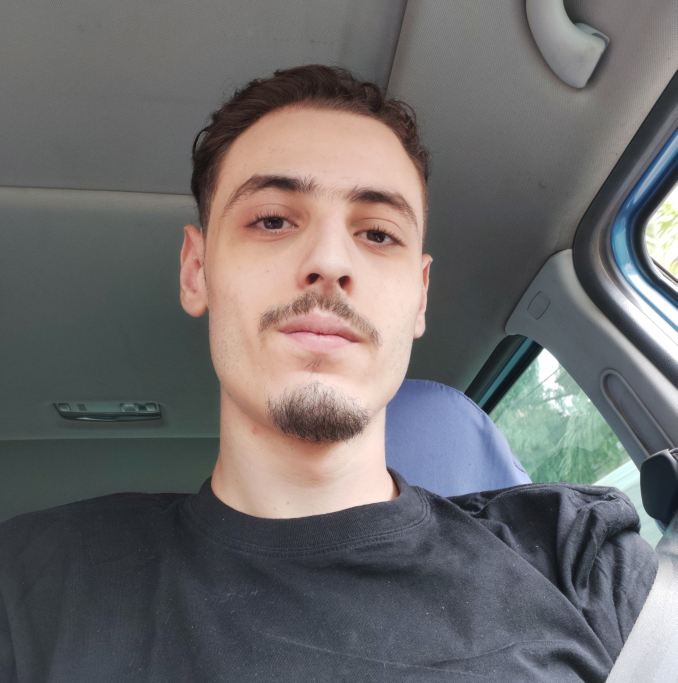
#> input picture Images/1.jpg, 2032 x 2048 px, given in place of the camera (shown at 1/3 size)
$ python hog_cam.py
#> lines starting #> are read from the running program, lines starting #| are printed output that depends on the picture
import numpy as np
import cv2
import matplotlib.pyplot as plt
import math
import os
from operator import itemgetter
from datetime import datetime

def addRowsCols(matrice,width,height) :
    col=[[row[0]] for row in matrice]
    matrice = np.append(col, matrice, axis=1)
    width+=1
    col=[[row[width-1]] for row in matrice]
    matrice = np.append(matrice,col, axis=1)
    width+=1

    ligne=[val for val in matrice[0]]
    matrice = np.append([ligne],matrice, axis=0)
    height+=1
    ligne=[val for val in matrice[height-1]]
    matrice = np.append(matrice,[ligne], axis=0)
    height+=1
    return matrice,width,height

def direction(image,w,h):

    gx = np.zeros([h,w])
    for p in range(1,w+1) :
        for l in range(1,h+1) :
            gx[l-1,p-1] = int(image[l+1,p]) - int(image[l,p])

    gy = np.zeros([h,w])
    for l in range(1,h+1) :
        for p in range(1,w+1) :
            gy[l-1,p-1] = int(image[l,p+1]) - int(image[l,p])

    m = np.zeros([h,w])
    for l in range(h) :
        for p in range(w) :
            m[l,p]= math.sqrt( gx[l,p]**2 + gy[l,p]**2 )


    d = np.zeros([h,w])
    for l in range(h) :
        for p in range(w) :
            d[l,p]= math.degrees(np.arctan2( gy[l,p] , gx[l,p]))
            d[l,p]=math.floor(d[l,p])%360
    return gx,gy,m,d

#fonction pour retouner un histogramme de taille n : classes
def HOG_8x8(direction,magnitude , yi,xj,n):
    r=360/n
    hist_x=np.arange(0,360,r)
    hist_y=np.zeros(n)
    for i in range(yi,yi+8):
        for j in range(xj,xj+8):
            d=int(direction[i,j]/r)

            mo=direction[i,j]%r
            if(mo==0):
               hist_y[d]+=magnitude[i,j]
            else :
               hist_y[d]+=magnitude[i,j]*mo/r
               d=(d+1)%n
               hist_y[d]+=(magnitude[i,j]*(1-mo/r))
    # [7 lines of commented-out code are left out]

    return hist_y
#fonction pour une matrice des histogrames de taille (128/8 , 128/8 , n )
#donc chaque element de la matrice est un vecteur de taille n
def HogHists_8x8(direction,magnitude , width,height,n):
    hists=np.array([])
    count=0
    for i in range(0,height,8):
        for j in range(0,width,8) :
            hist_y=HOG_8x8(direction,magnitude,i,j,n)
            hists=np.append(hists,hist_y,axis=0)
    hists=hists.reshape(int(height/8),int(width/8),n)
    return hists

#une fonction pour calculer de descripteur a partir de la matrice precedente
#pour chaque 4 blocks 8*8 de la matrice  on construit un descripteur de taille n*4
# 1 2 3
# 4 5 6
# 7 8 9
def Descripteur(dir,mag,width,height,nb):
    hists=HogHists_8x8(dir,mag,width,height,nb)
    h,w,_=hists.shape
    desc=np.array([])
    for i in range (h-1):
        for j in range(w-1):
            hist_2x2=np.array([])
            hist_2x2=np.append(hist_2x2,hists[i][j])
            hist_2x2=np.append(hist_2x2,hists[i][j+1])
            hist_2x2=np.append(hist_2x2,hists[i+1][j])
            hist_2x2=np.append(hist_2x2,hists[i+1][j+1])
            m=0
            for k in hist_2x2:
                m+=k**2

            m=math.sqrt(m)

            for ki in range(len(hist_2x2)):
                hist_2x2[ki]/=m

            desc=np.append(desc,hist_2x2)
            # [7 lines of commented-out code are left out]
    return desc


def Sim(desc1,desc2):
    mse=0;
    for i in range(np.size(desc1)):
        mse=mse+(desc1[i]-desc2[i])**2
    return mse/len(desc1)


def comparerFace(imagec,image0,folderpath,nbb):
    compareMse=[]

    #step1: trouver la face dans l'image initiale et calculer descripteur hog
    face_cascade = cv2.CascadeClassifier('haarcascade_frontalface_default.xml')
    faces = face_cascade.detectMultiScale(image0, 1.1, 4)
    if(len(faces)==0):
        return []
    for (x, y, w, h) in faces:
        image1=image0[y:h+y,x:w+x]
        cv2.rectangle(imagec, (x, y), (x + w, y + h), (255, 0, 0), 2)
    plt.figure("Face Detection")
    plt.imshow(np.array(imagec))
    plt.axis("off")

    width=128
    height=128


    image1 = cv2.resize(image1, (width,height))
    matrice1 = np.asarray(image1)
    matrice1,_,_=addRowsCols(matrice1,width,height)
    _,_,mag1,dir= direction(matrice1,width,height)
    desc1=Descripteur(dir,mag1,width,height,nbb)


    #step2:lister les images a comparer avec l'image initiale
    # et trouver la face pour chacune des images
    list_files=[]
    for path in os.listdir(folderpath):
        full_path = os.path.join(folderpath, path)
        if os.path.isfile(full_path):
            list_files.append(full_path)


    list_faces=[]
    width=128
    height=128
    for j in range(0,len(list_files)):
        image01=cv2.imread(list_files[j],0)
        faces2 = face_cascade.detectMultiScale(image01, 1.1, 4)
        for (x, y, w, h) in faces2:
            image=image01[y:h+y,x:w+x]
            image = cv2.resize(image, (width,height))
            list_faces.append(np.asarray(image))


    fig=plt.figure("HOG Test",figsize=(10,7))
    n=len(list_faces)+1
    fig.add_subplot(1,n,1)
    plt.imshow(image1,cmap="gray")
    plt.axis("off")

    #calculer descrpiteur hog pour chaque face dans l'image et affcher les resulats
    #ajouter le resulats de la comparaison dans une liste
    for i in range(n-1):
        matrice2 = list_faces[i]
        width=128
        height=128
        matrice2,_,_=addRowsCols(matrice2,width,height)
        _,_,mag2,dir2= direction(matrice2,width,height)
        desc2=Descripteur(dir2,mag2,width,height,nbb)
        fig.add_subplot(1,n,i+2)
        plt.imshow(list_faces[i],cmap="gray")
        mse=round(Sim(desc1,desc2),2)
        if(i>=len(list_files)):
            list_files.append(list_files[i-1])
        k={'name':list_files[i]}
        k['MSE']=mse
        compareMse.append(k)
        plt.title(str(mse))

        plt.axis("off")

    #trier las liste
    compareMse = sorted(compareMse, key=itemgetter('MSE'))
    fig.tight_layout()
    plt.show()
    cv2.waitKey(0)
    cv2.destroyAllWindows()
    return compareMse


def showcam2(n,folderPath):
#> called with n = 9, folderPath = 'test2/'
    webcam = cv2.VideoCapture(0, cv2.CAP_DSHOW)
    count = 0
    while count < 1:
        (_, image) = webcam.read()
#> image is the input picture: shape (2048, 2032, 3); mean B, G, R 107.7, 107.2, 109.6
        cv2.imwrite(folderPath+"ME__"+datetime.now().strftime("%d %m %Y %H %M %S")+".png",np.asarray(image))
        gray = cv2.cvtColor(image, cv2.COLOR_BGR2GRAY)
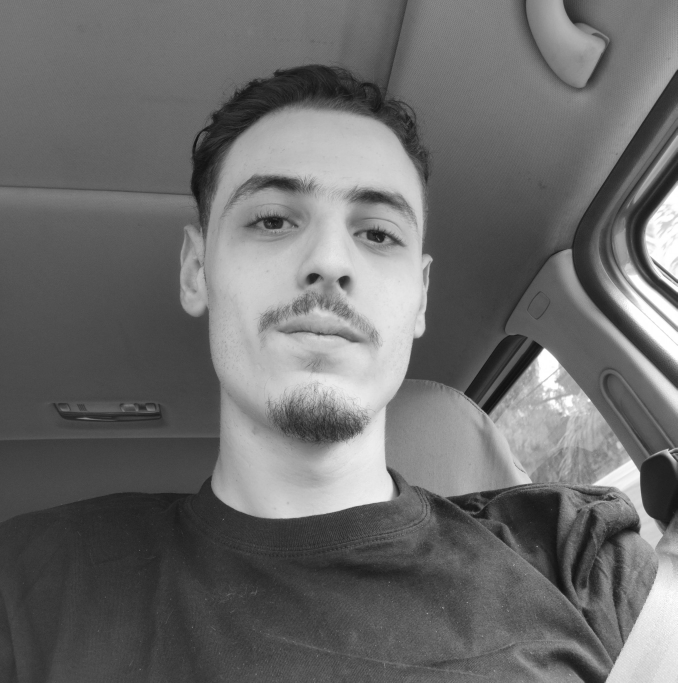
#> gray: shape (2048, 2032) (shown at 1/3 size); min 9, max 255, mean 108
        image = cv2.cvtColor(image, cv2.COLOR_BGR2RGB)
        list_mse=comparerFace(image,gray,folderPath,n)
#> in comparerFace, `faces = face_cascade.detectMultiScale(image0, 1.1, 4)`: faces = [[1697, 1605, 51, 51], [1681, 1467, 68, 68], [1927, 676, 79, 79], [481, 278, 980, 980]]
#> the loop in comparerFace, `for (x, y, w, h) in faces:` made 4 passes
#> in comparerFace, `image1 = cv2.resize(image1, (width,height))`:
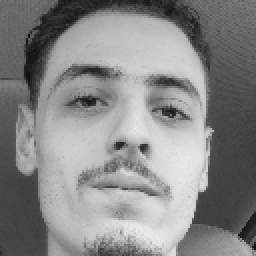
#> image1: shape (128, 128) (shown 2 times larger); min 16, max 235, mean 135.9
#> in addRowsCols, `col=[[row[0]] for row in matrice]`: col = 128 items, first 6: [111], [106], [106], [102], [101], [104]
#> in addRowsCols, `col=[[row[width-1]] for row in matrice]`: col = 128 items, first 6: [116], [112], [122], [104], [122], [115]
#> in addRowsCols, `ligne=[val for val in matrice[0]]`: ligne = 130 values, max 122 at index 127, min 23 at index 33, mean 75.23
#> in addRowsCols, `matrice = np.append([ligne],matrice, axis=0)`:
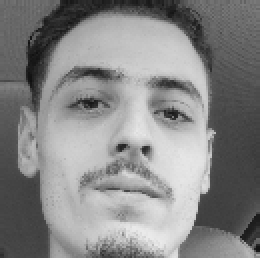
#> matrice: shape (129, 130) (shown 2 times larger); min 16, max 235, mean 134.6
#> in addRowsCols, `ligne=[val for val in matrice[height-1]]`: ligne = 130 values, max 224 at index 87, min 53 at index 0, mean 118.9
#> after the loop in direction, `for p in range(1,w+1) :`:
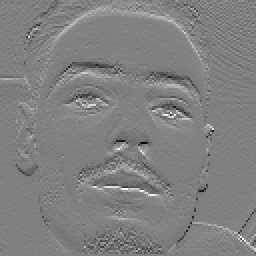
#> gx: shape (128, 128) float64 (shown 2 times larger); min -122, max 120, mean 0.3; drawn with min black and max white
#> after the loop in direction, `for l in range(1,h+1) :`:
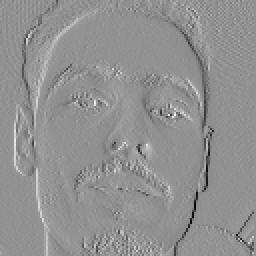
#> gy: shape (128, 128) float64 (shown 2 times larger); min -140, max 105, mean -0.1; drawn with min black and max white
#> after the loop in direction, `for l in range(h) :`:
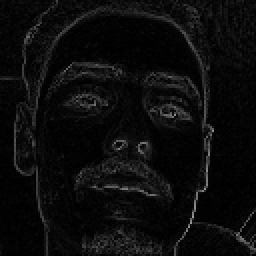
#> m: shape (128, 128) float64 (shown 2 times larger); min 0, max 157.6, mean 12
#> after the loop in direction, `for l in range(h) :`:
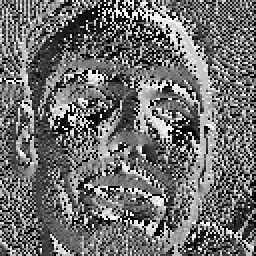
#> d: shape (128, 128) float64 (shown 2 times larger); min 0, max 359, mean 156.4; drawn with min black and max white
#> in comparerFace, `desc1=Descripteur(dir,mag1,width,height,nbb)`: desc1 = 8100 values, max 0.844 at index 5334, min 0 at index 194, mean 0.118
        for i in range(len(list_mse)):
            print(list_mse[i])
        count += 1
    webcam.release()
    cv2.destroyAllWindows()


#> (the run stopped early here; a loop or call above may not have finished)

$ run again, on Images/2.jpg
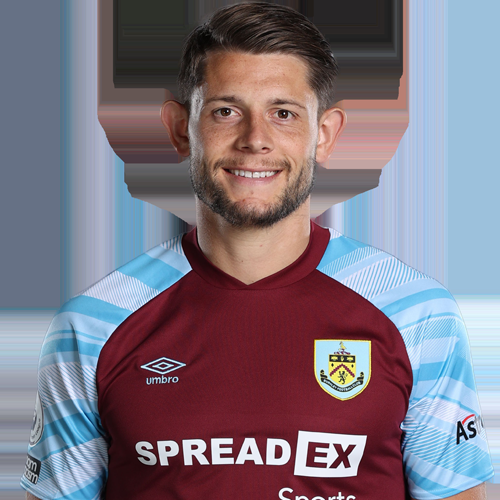
#> input picture Images/2.jpg, 500 x 500 px, given in place of the camera
#> in showcam2, image is the input picture: shape (500, 500, 3); mean B, G, R 129.5, 117.1, 125.9
#> faces = [[391, 265, 86, 86], [181, 53, 152, 152]]
#> the loop in comparerFace, `for (x, y, w, h) in faces:` made 2 passes
#> in addRowsCols, `col=[[row[0]] for row in matrice]`: col = 128 items, first 6: [44], [45], [43], [44], [52], [50]
#> in addRowsCols, `col=[[row[width-1]] for row in matrice]`: col = 128 items, first 6: [92], [139], [133], [54], [42], [73]
#> in addRowsCols, `ligne=[val for val in matrice[0]]`: ligne = 130 values, max 155 at index 77, min 12 at index 115, mean 76.7
#> in addRowsCols, `matrice = np.append([ligne],matrice, axis=0)`:
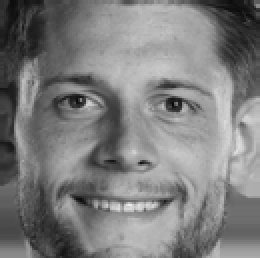
#> matrice: shape (129, 130) (shown 2 times larger); min 6, max 237, mean 125.1
#> in addRowsCols, `ligne=[val for val in matrice[height-1]]`: ligne = 130 values, max 185 at index 108, min 30 at index 33, mean 121.1
#> after the loop in direction, `for l in range(h) :`:
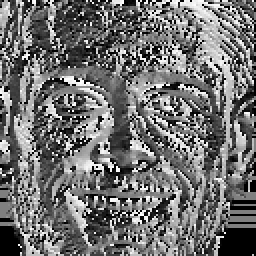
#> d: shape (128, 128) float64 (shown 2 times larger); min 0, max 359, mean 159; drawn with min black and max white
#> desc1 = 8100 values, max 0.714 at index 4496, min 0 at index 70, mean 0.126

$ run again, on Images/3.jpg
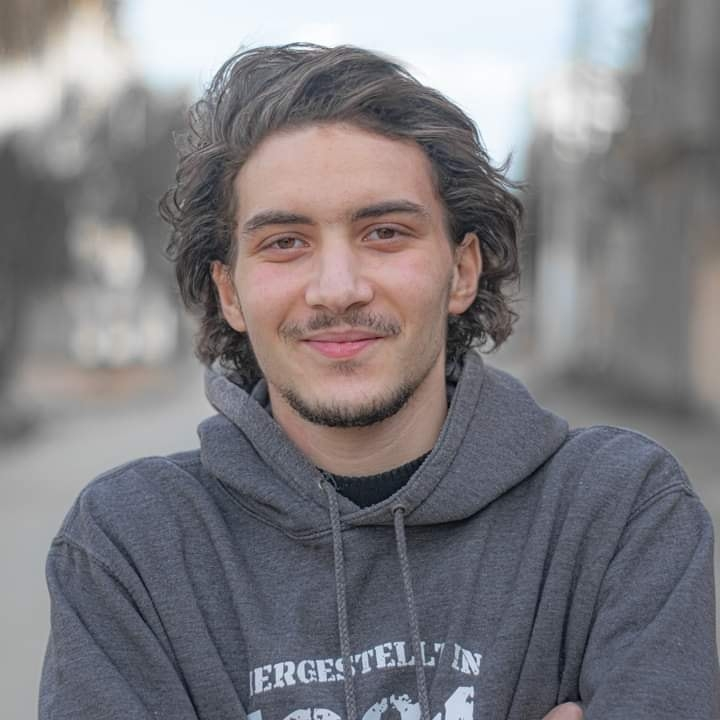
#> input picture Images/3.jpg, 720 x 720 px, given in place of the camera
#> in showcam2, image is the input picture: shape (720, 720, 3); mean B, G, R 128.3, 124, 126.7
#> faces = [[190, 123, 290, 290]]
#> the loop in comparerFace, `for (x, y, w, h) in faces:` made 1 pass
#> in addRowsCols, `col=[[row[0]] for row in matrice]`: col = 128 items, first 6: [111], [98], [114], [129], [130], [117]
#> in addRowsCols, `col=[[row[width-1]] for row in matrice]`: col = 128 items, first 6: [247], [232], [215], [204], [217], [207]
#> in addRowsCols, `ligne=[val for val in matrice[0]]`: ligne = 130 values, max 247 at index 128, min 56 at index 92, mean 104
#> in addRowsCols, `matrice = np.append([ligne],matrice, axis=0)`:
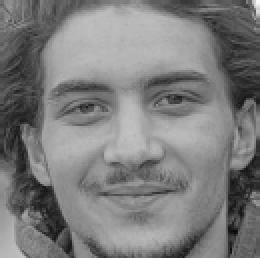
#> matrice: shape (129, 130) (shown 2 times larger); min 9, max 247, mean 124.5
#> in addRowsCols, `ligne=[val for val in matrice[height-1]]`: ligne = 130 values, max 192 at index 11, min 27 at index 91, mean 109.1
#> after the loop in direction, `for l in range(h) :`:
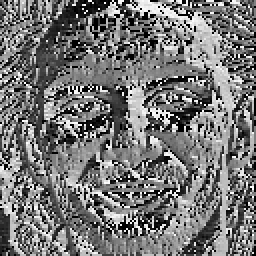
#> d: shape (128, 128) float64 (shown 2 times larger); min 0, max 359, mean 166.7; drawn with min black and max white
#> desc1 = 8100 values, max 0.721 at index 1190, min 0 at index 215, mean 0.122

$ run again, on Images/4.jpg
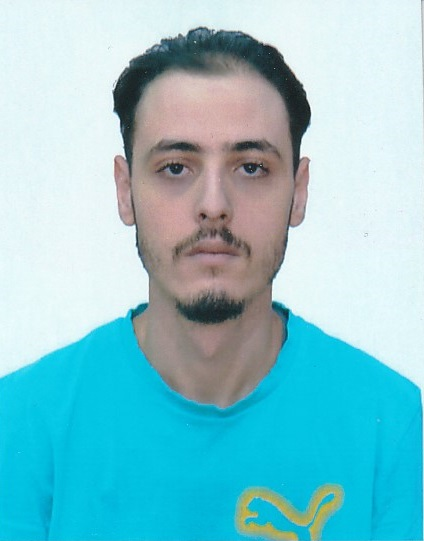
#> input picture Images/4.jpg, 424 x 541 px, given in place of the camera
#> in showcam2, image is the input picture: shape (541, 424, 3); mean B, G, R 207.6, 198.1, 133.6
#> faces = [[100, 75, 228, 228]]
#> the loop in comparerFace, `for (x, y, w, h) in faces:` made 1 pass
#> in addRowsCols, `col=[[row[0]] for row in matrice]`: col = 128 items, first 6: [241], [243], [242], [243], [242], [242]
#> in addRowsCols, `col=[[row[width-1]] for row in matrice]`: col = 128 items, first 6: [241], [240], [241], [243], [241], [241]
#> in addRowsCols, `ligne=[val for val in matrice[0]]`: ligne = 130 values, max 245 at index 5, min 33 at index 22, mean 143.1
#> in addRowsCols, `ligne=[val for val in matrice[height-1]]`: ligne = 130 values, max 245 at index 122, min 51 at index 59, mean 161.6
#> after the loop in direction, `for l in range(h) :`:
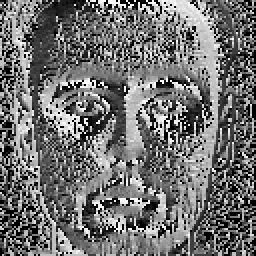
#> d: shape (128, 128) float64 (shown 2 times larger); min 0, max 359, mean 159.2; drawn with min black and max white
#> desc1 = 8100 values, max 0.877 at index 5906, min 0 at index 84, mean 0.111
